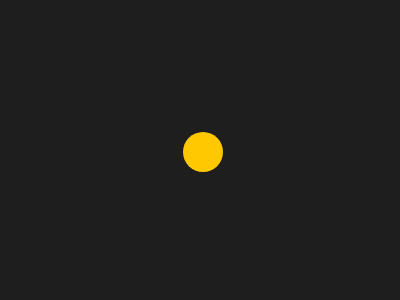
Frame 1 (no input)
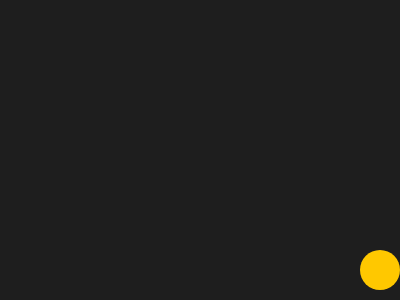
Frame 60 (no input)
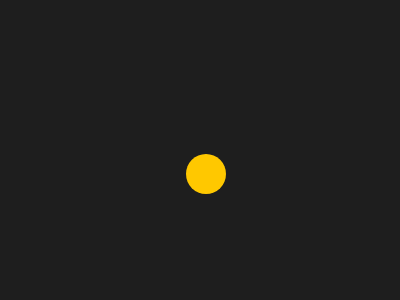
Frame 120 (the mouse pressed at the canvas centre since frame 60)

The p5.js sketch that drew these frames (run headless with seeded random() and noise() and a simulated clock; from frame 60 on, the mouse is pressed at the canvas centre):

// p5.js sketch
// ── sketch.js
// A ball that bounces off the edges of the canvas.
let x, y, vx, vy;
const R = 20;

function setup() {
  createCanvas(400, 300);
  x = width / 2;
  y = height / 2;
  vx = 3;
  vy = 2;
}

function draw() {
  background(30);
  x += vx;
  y += vy;
  if (x < R || x > width - R) vx = -vx;
  if (y < R || y > height - R) vy = -vy;
  noStroke();
  fill(255, 200, 0);
  circle(x, y, R * 2);
}
